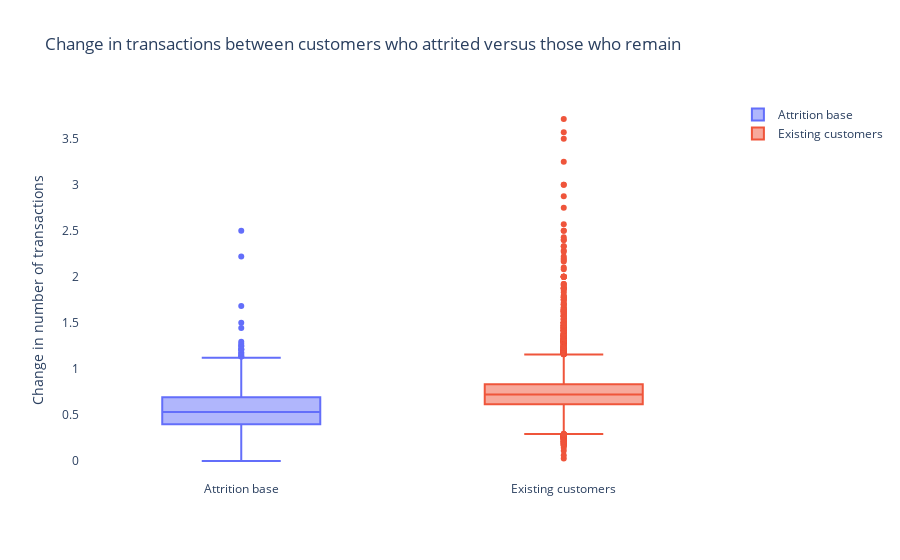

The code cell stored with this chart in its notebook:
### Markdown cell above
We can clearly see that the attrition base is transacting far less than existing customers.  But is this because of a decline in transactions or did they always do less transactions?

### Code cell
#Build the boxplot
fig4 = go.Figure()
fig4.add_trace(go.Box(y = dfatt['Total_Ct_Chng_Q4_Q1'], name = 'Attrition base'))
fig4.add_trace(go.Box(y = dfexis['Total_Ct_Chng_Q4_Q1'], name = 'Existing customers'))
fig4.update_layout(plot_bgcolor = 'white', title = 'Change in transactions between customers who attrited versus those who remain', yaxis = dict(title = 'Change in number of transactions'))
fig4.show()

### Figure 1 — Plotly figure (JSON) as saved in the notebook; plotly's stock layout.template omitted (floating-point values rounded to 4 significant figures; data arrays with more than 128 entries replaced by an {"elided": "..."} marker saying what was removed)
{"data": [{"name": "Attrition base", "type": "box", "y": {"elided": "1627 float values"}}, {"name": "Existing customers", "type": "box", "y": {"elided": "8500 float values"}}], "layout": {"autosize": true, "plot_bgcolor": "white", "title": {"text": "Change in transactions between customers who attrited versus those who remain"}, "xaxis": {"autorange": true, "range": [-0.5, 1.5], "type": "category"}, "yaxis": {"autorange": true, "range": [-0.2063, 3.92], "title": {"text": "Change in number of transactions"}, "type": "linear"}}}
